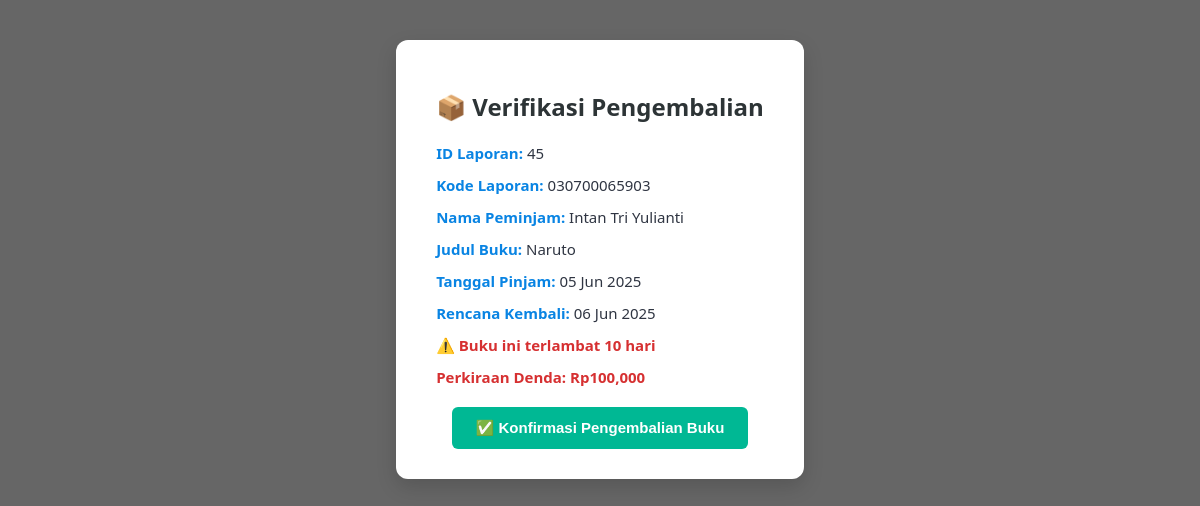
The app's page /admin-panel/verifikasi/030700065903/ (signed in) with its own data.
### peminjaman/models.py (models this page shows, shortened)
class Peminjaman(models.Model):
    STATUS_CHOICES = (
        ('menunggu', 'Menunggu Persetujuan'),
        ('disetujui', 'Disetujui'),
        ('ditolak', 'Ditolak'),
        ('dikembalikan', 'Dikembalikan'),
    )
    user = models.ForeignKey(User, on_delete=models.CASCADE)
    buku = models.ForeignKey(Buku, on_delete=models.CASCADE)
    tanggal_pinjam = models.DateField(default=timezone.now)
    tanggal_kembali = models.DateField()
    tanggal_dikembalikan = models.DateField(null=True, blank=True)
    kode_laporan = models.CharField(max_length=30, unique=True, blank=True)
    status = models.CharField(max_length=20, choices=STATUS_CHOICES, default='menunggu')
    qr_code_image = models.ImageField(upload_to='qrcodes/', null=True, blank=True)
    denda = models.IntegerField(default=0)
    denda_dibayar = models.BooleanField(default=False)

class User(AbstractUser):
    nama_panjang = models.CharField(max_length=100, blank=True)
    tgl_lahir = models.DateField(null=True, blank=True)
    alamat = models.TextField(blank=True)
    JENIS_KELAMIN_CHOICES = (
        ('L', 'Laki-laki'),
        ('P', 'Perempuan'),
    )
    jenis_kelamin = models.CharField(max_length=1, choices=JENIS_KELAMIN_CHOICES, blank=True)
    kode_user = models.CharField(max_length=20, unique=True, blank=True, null=True)
    sudah_update_profil = models.BooleanField(default=False)

class Buku(models.Model):
    judul = models.CharField(max_length=200)
    penerbit = models.CharField(max_length=100)
    tahun_terbit = models.IntegerField()
    stok_buku = models.PositiveIntegerField()
    penulis = models.CharField(max_length=100)
    gambar = models.ImageField(upload_to='gambar_buku/', null=True, blank=True)
    jumlah_dipinjam = models.PositiveIntegerField(default=0)

### peminjaman/views.py (the view, shortened to what this page needs)
# urls.py: path('admin-panel/verifikasi/<str:kode>/', views.verifikasi_pengembalian, name='verifikasi_pengembalian'),
@login_required
@user_passes_test(is_admin)
def verifikasi_pengembalian(request, kode):
    peminjaman = get_object_or_404(
        Peminjaman,
        kode_laporan=kode,
        status='disetujui',
        tanggal_dikembalikan__isnull=True
    )
    today = timezone.now().date()
    hari_telat = 0
    perkiraan_denda = 0
    if today > peminjaman.tanggal_kembali:
        hari_telat = (today - peminjaman.tanggal_kembali).days
        perkiraan_denda = hari_telat * DENDA_PER_HARI
    return render(request, 'admin/verifikasi_pengembalian.html', {
        'peminjaman': peminjaman,
        'today': today,
        'hari_telat': hari_telat,
        'perkiraan_denda': perkiraan_denda,
    })

### peminjaman/views.py (called while the page is built)
def is_admin(user):
    return user.is_staff or user.is_superuser

### peminjaman/templates/admin/verifikasi_pengembalian.html (shortened to what this page needs)
{% load static %}
{% load humanize %}
<!DOCTYPE html>
<html lang="id">
<head>
</head>
<body>
  <div class="box">
    <h2>📦 Verifikasi Pengembalian</h2>
    <p><strong>ID Laporan:</strong> {{ peminjaman.id }}</p>
    <p><strong>Kode Laporan:</strong> {{ peminjaman.kode_laporan }}</p>
    <p><strong>Nama Peminjam:</strong> {{ peminjaman.user.nama_panjang }}</p>
    <p><strong>Judul Buku:</strong> {{ peminjaman.buku.judul }}</p>
    <p><strong>Tanggal Pinjam:</strong> {{ peminjaman.tanggal_pinjam|date:"d M Y" }}</p>
    <p><strong>Rencana Kembali:</strong> {{ peminjaman.tanggal_kembali|date:"d M Y" }}</p>
    {% if hari_telat > 0 %}
      <p class="denda">⚠️ Buku ini terlambat {{ hari_telat }} hari</p>
      <p class="denda">Perkiraan Denda: Rp{{ perkiraan_denda|intcomma }}</p>
    {% else %}
      <p class="no-denda">✅ Tidak ada keterlambatan.</p>
    {% endif %}
    <form method="post">
      <button type="submit">✅ Konfirmasi Pengembalian Buku</button>
    </form>
  </div>
</body>
</html>

### records on screen
Peminjaman: id "45", kode_laporan "030700065903", user.nama_panjang "Intan Tri Yulianti", buku.judul "Naruto", tanggal_pinjam "05 Jun 2025", tanggal_kembali "06 Jun 2025"

### other values on screen
{{ hari_telat }} "10"
{{ perkiraan_denda|intcomma }} "100,000"
